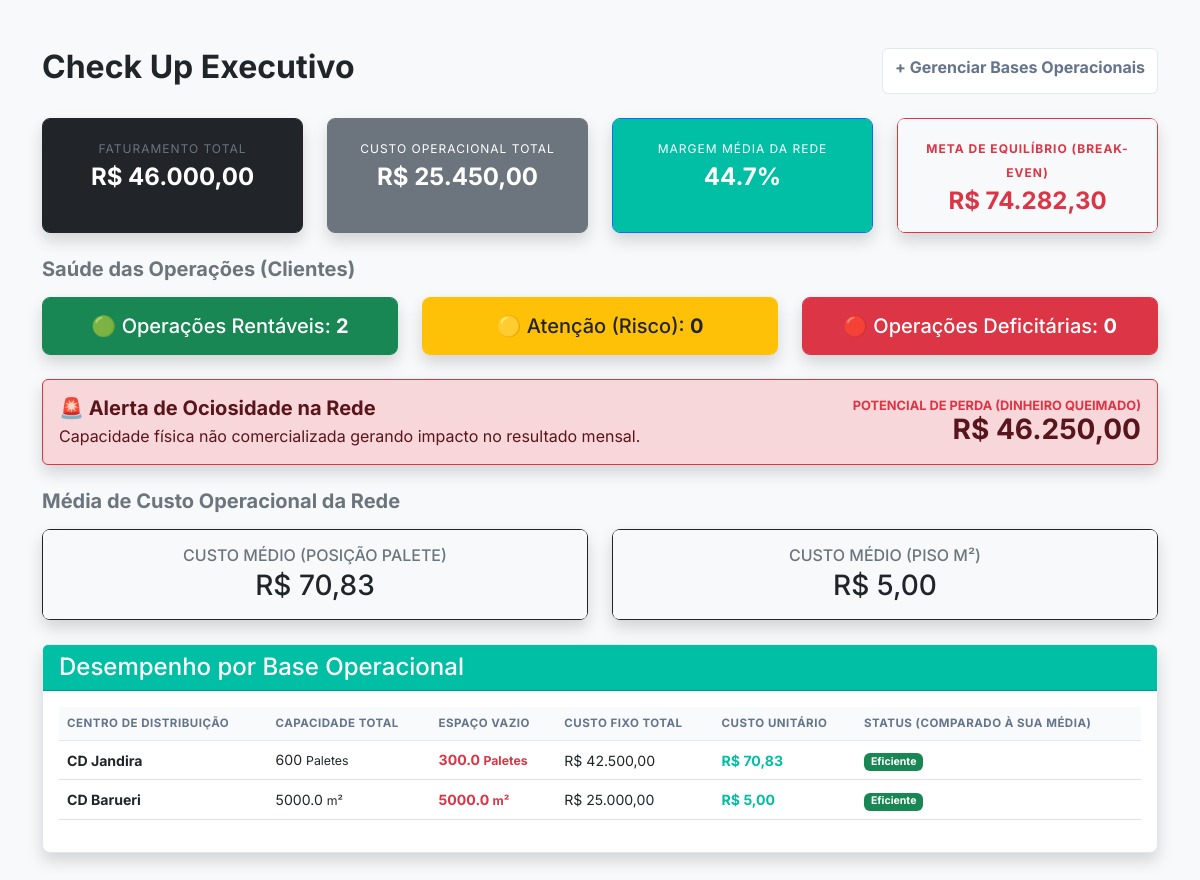
The page / on the database its author committed.
### app.py (models this page shows)
class CentroDistribuicao(db.Model):
    id = db.Column(db.Integer, primary_key=True)
    nome = db.Column(db.String(100), nullable=False)
    metragem = db.Column(db.Float, nullable=False)
    capacidade_paletes = db.Column(db.Integer, nullable=False)

### app.py (the view)
@app.route('/')
def painel_gerencial():
    todos_cds = CentroDistribuicao.query.all()
    todas_operacoes = OperacaoCliente.query.all()
    espaco_vendido_por_cd = {}
    for op in todas_operacoes:
        espaco_vendido_por_cd[op.cd_id] = espaco_vendido_por_cd.get(op.cd_id, 0) + op.paletes_ocupados
    capacidade_paletes_rede = 0
    custo_rede_paletes = 0
    capacidade_m2_rede = 0
    custo_rede_m2 = 0
    custo_ociosidade_global = 0
    resumo_bases = []
    memoria_custo_cd = {}
    for cd in todos_cds:
        custos_fixos_cd = CustoCD.query.filter_by(cd_id=cd.id, tipo_custo='Fixo').all()
        soma_fixo = sum(conta.valor for conta in custos_fixos_cd)
        if cd.capacidade_paletes > 0:
            divisor = cd.capacidade_paletes
            unidade = "Paletes"
            capacidade_paletes_rede += divisor
            custo_rede_paletes += soma_fixo
        else:
            divisor = cd.metragem
            unidade = "m²"
            capacidade_m2_rede += divisor
            custo_rede_m2 += soma_fixo
        custo_unitario = soma_fixo / divisor if divisor > 0 else 0
        memoria_custo_cd[cd.id] = custo_unitario
        espaco_vendido = espaco_vendido_por_cd.get(cd.id, 0)
        espaco_vazio = divisor - espaco_vendido
        if espaco_vazio < 0:
            espaco_vazio = 0
        dinheiro_queimado = espaco_vazio * custo_unitario
        custo_ociosidade_global += dinheiro_queimado
        resumo_bases.append({
            'nome': cd.nome,
            'custo_total': soma_fixo,
            'capacidade': divisor,
            'unidade': unidade,
            'custo_unitario': custo_unitario,
            'espaco_vazio': espaco_vazio
        })
    media_palete = custo_rede_paletes / capacidade_paletes_rede if capacidade_paletes_rede > 0 else 0
    media_m2 = custo_rede_m2 / capacidade_m2_rede if capacidade_m2_rede > 0 else 0
    faturamento_global = 0
    custo_operacional_global = 0
    total_variavel_global = 0 # NOVA GAVETA
    clientes_rentaveis = 0
    clientes_atencao = 0
    clientes_deficitarios = 0
    for op in todas_operacoes:
        faturamento_global += op.faturamento
        custo_base_cliente = memoria_custo_cd.get(op.cd_id, 0)
        custo_total_cliente = (op.paletes_ocupados * custo_base_cliente) + op.custo_variavel
        custo_operacional_global += custo_total_cliente
        total_variavel_global += op.custo_variavel # ALIMENTANDO A GAVETA
        lucro = op.faturamento - custo_total_cliente
        margem = (lucro / op.faturamento * 100) if op.faturamento > 0 else 0
        if margem >= 20:
            clientes_rentaveis += 1
        elif margem > 0:
            clientes_atencao += 1
        else:
            clientes_deficitarios += 1
    lucro_global = faturamento_global - custo_operacional_global
    margem_global = (lucro_global / faturamento_global * 100) if faturamento_global > 0 else 0
    total_custo_rede = custo_rede_paletes + custo_rede_m2
    margem_contribuicao = (faturamento_global - total_variavel_global) / faturamento_global if faturamento_global > 0 else 0
    ponto_equilibrio = total_custo_rede / margem_contribuicao if margem_contribuicao > 0 else 0
    return render_template(
        'dashboard.html',
        media_palete=media_palete,
        media_m2=media_m2,
        bases=resumo_bases,
        faturamento=faturamento_global,
        custo_ops=custo_operacional_global,
        margem=margem_global,
        rentaveis=clientes_rentaveis,
        atencao=clientes_atencao,
        deficitarios=clientes_deficitarios,
        custo_ociosidade=custo_ociosidade_global,
        ponto_equilibrio=ponto_equilibrio # ENVIANDO PARA A TELA
    )

### app.py (called while the page is built)
@app.template_filter('moeda_br')
def formato_moeda_br(valor):
    valor_formatado = f"{valor:,.2f}"
    valor_formatado = valor_formatado.replace(',', 'X').replace('.', ',').replace('X', '.')
    return valor_formatado

    @property
    def faturamento(self):
        return self.fat_armazenagem + self.fat_transporte + self.fat_manuseio

### templates/dashboard.html (shortened to what this page needs)
<!DOCTYPE html>
<html lang="pt-br">
  <head>
    <link
      href="https://cdn.jsdelivr.net/npm/bootstrap@5.3.0/dist/css/bootstrap.min.css"
      rel="stylesheet"
    />
    <link
      rel="stylesheet"
      href="{{ url_for('static', filename='css/style.css') }}"
    />
  </head>
  <body class="bg-light">
    <div class="container mt-5">
      <div class="d-flex justify-content-between mb-4">
        <h2 class="fw-bold text-dark">Check Up Executivo</h2>
        <a href="/cadastro" class="btn btn-outline-secundaria fw-bold"
          >+ Gerenciar Bases Operacionais</a
        >
      </div>
      <div class="row text-center mb-4">
        <div class="col-md-3">
          <div class="card shadow border-dark h-100">
            <div class="card-body p-3 bg-dark text-white rounded">
              <span
                class="text-uppercase text-secondary"
                style="font-size: 0.75rem; letter-spacing: 1px"
                >Faturamento Total</span
              >
              <h4 class="mt-1 mb-0 fw-bold">R$ {{ faturamento | moeda_br }}</h4>
            </div>
          </div>
        </div>
        <div class="col-md-3">
          <div class="card shadow border-secondary h-100">
            <div class="card-body p-3 bg-secondary text-white rounded">
              <span
                class="text-uppercase"
                style="font-size: 0.75rem; letter-spacing: 1px"
                >Custo Operacional Total</span
              >
              <h4 class="mt-1 mb-0 fw-bold">R$ {{ custo_ops | moeda_br }}</h4>
            </div>
          </div>
        </div>
        <div class="col-md-3">
          <div class="card shadow border-primary h-100">
            <div class="card-body p-3 bg-empresa text-white rounded">
              <span
                class="text-uppercase"
                style="font-size: 0.75rem; letter-spacing: 1px"
                >Margem Média da Rede</span
              >
              <h4 class="mt-1 mb-0 fw-bold">{{ "%.1f"|format(margem) }}%</h4>
            </div>
          </div>
        </div>
        <div class="col-md-3">
          <div class="card shadow border-danger h-100">
            <div class="card-body p-3 bg-light rounded text-danger">
              <span
                class="text-uppercase fw-bold"
                style="font-size: 0.75rem; letter-spacing: 1px"
                >Meta de Equilíbrio (Break-even)</span
              >
              <h4 class="mt-1 mb-0 fw-bold">
                R$ {{ ponto_equilibrio | moeda_br }}
              </h4>
            </div>
          </div>
        </div>
      </div>
      <h5 class="fw-bold text-secondary mb-3">
        Saúde das Operações (Clientes)
      </h5>
      <div class="row text-center mb-4">
        <div class="col-md-4">
          <div class="card shadow border-success">
            <div class="card-body bg-success text-white rounded">
              <h5 class="mb-0">
                🟢 Operações Rentáveis: <strong>{{ rentaveis }}</strong>
              </h5>
            </div>
          </div>
        </div>
        <div class="col-md-4">
          <div class="card shadow border-warning">
            <div class="card-body bg-warning text-dark rounded">
              <h5 class="mb-0">
                🟡 Atenção (Risco): <strong>{{ atencao }}</strong>
              </h5>
            </div>
          </div>
        </div>
        <div class="col-md-4">
          <div class="card shadow border-danger">
            <div class="card-body bg-danger text-white rounded">
              <h5 class="mb-0">
                🔴 Operações Deficitárias: <strong>{{ deficitarios }}</strong>
              </h5>
            </div>
          </div>
        </div>
      </div>
      <div
        class="alert alert-danger shadow mb-4 d-flex align-items-center justify-content-between border-danger"
        role="alert"
      >
        <div>
          <h5 class="fw-bold mb-1">🚨 Alerta de Ociosidade na Rede</h5>
          <span class="mb-0"
            >Capacidade física não comercializada gerando impacto no resultado
            mensal.</span
          >
        </div>
        <div class="text-end">
          <h6
            class="text-uppercase mb-0 text-danger"
            style="font-size: 0.8rem; font-weight: 700"
          >
            Potencial de Perda (Dinheiro Queimado)
          </h6>
          <h3 class="mb-0 fw-bold">R$ {{ custo_ociosidade | moeda_br }}</h3>
        </div>
      </div>
      <h5 class="fw-bold text-secondary mb-3">
        Média de Custo Operacional da Rede
      </h5>
      <div class="row text-center mb-4">
        <div class="col-md-6">
          <div class="card shadow border-dark">
            <div class="card-body bg-light rounded">
              <h6 class="text-uppercase mb-1 text-secondary">
                Custo Médio (Posição Palete)
              </h6>
              <h3 class="mb-0 text-dark">R$ {{ media_palete | moeda_br }}</h3>
            </div>
          </div>
        </div>
        <div class="col-md-6">
          <div class="card shadow border-dark">
            <div class="card-body bg-light rounded">
              <h6 class="text-uppercase mb-1 text-secondary">
                Custo Médio (Piso m²)
              </h6>
              <h3 class="mb-0 text-dark">R$ {{ media_m2 | moeda_br }}</h3>
            </div>
          </div>
        </div>
      </div>
      <div class="card shadow mb-5">
        <div class="card-header bg-empresa text-white">
          <h4 class="mb-0">Desempenho por Base Operacional</h4>
        </div>
        <div class="card-body">
          <table class="table table-hover align-middle">
            <thead class="table-light">
              <tr>
                <th>Centro de Distribuição</th>
                <th>Capacidade Total</th>
                <th>Espaço Vazio</th>
                <th>Custo Fixo Total</th>
                <th>Custo Unitário</th>
                <th>Status (Comparado à sua Média)</th>
              </tr>
            </thead>
            <tbody>
              {% for base in bases %}
              <tr>
                <td><strong>{{ base.nome }}</strong></td>
                <td>{{ base.capacidade }} <small>{{ base.unidade }}</small></td>
                <td class="text-danger fw-bold">
                  {{ base.espaco_vazio }} <small>{{ base.unidade }}</small>
                </td>
                <td>R$ {{ base.custo_total | moeda_br }}</td>
                <td class="fw-bold text-empresa">
                  R$ {{ base.custo_unitario | moeda_br }}
                </td>
                <td>
                  {% if base.unidade == 'Paletes' and base.custo_unitario >
                  media_palete %}
                  <span class="badge bg-danger">Acima da Média (Paletes)</span>
                  {% elif base.unidade == 'm²' and base.custo_unitario >
                  media_m2 %}
                  <span class="badge bg-danger">Acima da Média (m²)</span>
                  {% else %}
                  <span class="badge bg-success">Eficiente</span>
                  {% endif %}
                </td>
              </tr>
              {% endfor %}
            </tbody>
          </table>
        </div>
      </div>
    </div>
  </body>
</html>

### static/css/style.css (style rules this page uses)
:root { --cor-primaria: #00bfa5; --cor-primaria-hover: #009688; --cor-grafite-dark: #1e293b; --cor-grafite-muted: #64748b; --cor-cinza-bg: #f8fafc; --cor-borda: #e2e8f0; }
* { font-family: "Inter", -apple-system, BlinkMacSystemFont, sans-serif; }
body { background-color: var(--cor-cinza-bg); color: var(--cor-grafite-dark); }
.bg-empresa { background-color: var(--cor-primaria) !important; color: #ffffff !important; }
.text-empresa { color: var(--cor-primaria) !important; }
.card { border: 1px solid var(--cor-borda); border-radius: 8px; background-color: #ffffff; }
.btn-outline-secundaria { color: var(--cor-grafite-muted); border: 1px solid var(--cor-borda); background-color: #ffffff; font-weight: 500; }
.table { font-size: 0.88rem; }
.table thead th { background-color: #f8fafc; color: var(--cor-grafite-muted); text-transform: uppercase; font-size: 0.72rem; letter-spacing: 0.5px; font-weight: 700; border-bottom: 1px solid var(--cor-borda); }

### rows shown on the page
CentroDistribuicao: nome "CD Jandira", capacidade "600", unidade "Paletes", espaco_vazio "300.0", custo_total|moeda_br "42.500,00", custo_unitario|moeda_br "70,83"
CentroDistribuicao: nome "CD Barueri", capacidade "5000.0", unidade "m²", espaco_vazio "5000.0", custo_total|moeda_br "25.000,00", custo_unitario|moeda_br "5,00"

### other values the page prints
{{ faturamento | moeda_br }} "46.000,00"
{{ custo_ops | moeda_br }} "25.450,00"
{{ "%.1f"|format(margem) }} "44.7"
{{ ponto_equilibrio | moeda_br }} "74.282,30"
{{ rentaveis }} "2"
{{ atencao }} "0"
{{ deficitarios }} "0"
{{ custo_ociosidade | moeda_br }} "46.250,00"
{{ media_palete | moeda_br }} "70,83"
{{ media_m2 | moeda_br }} "5,00"
